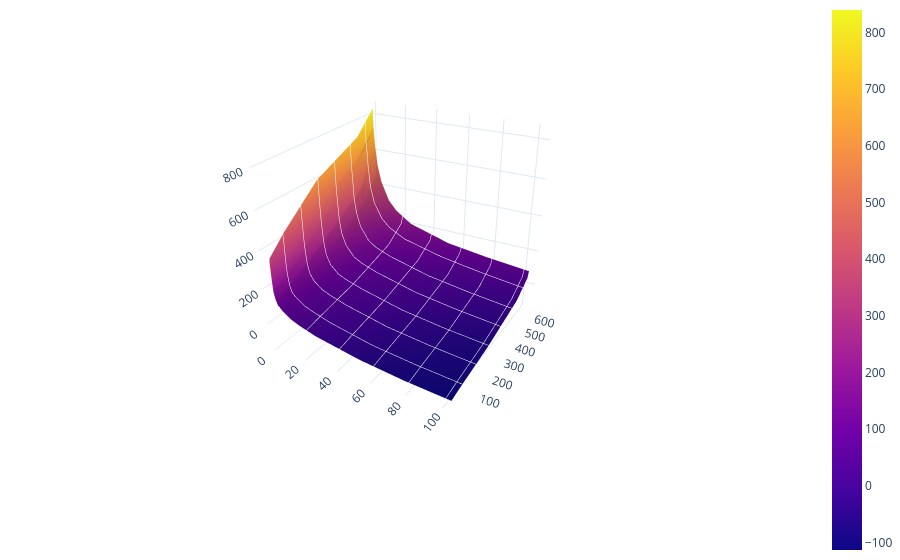

Notebook code cell kept with this figure:
### Code cell
fig = go.Figure(
    layout = go.Layout(
        margin=dict(
            l=0,
            r=0,
            b=0,
            t=0
        ),
        scene=dict(
            xaxis=dict(
                title = '',
                autorange="reversed",
                gridcolor='White'
            ),
            yaxis=dict(
                title=""
            ),
            zaxis=dict(
                title=""
            ),
            camera = dict(
                center = dict(
                    z = -0.2,
                    x = 0.05
                ),
                eye = dict(
                    x = 2.6,
                    y = 1.4,
                    z = 1.4                
                )
            )            
        )
    )
)

fig.add_trace(
    go.Surface(
        x = bv,
        y = gv,
        z = emis_df.values,        
        contours=dict(
            x = dict(
                show = True,
                color = "White"
            ),
            y = dict(
                show = True,
                color = "White"
            )
        )        
    )
)

fig.update_layout(
    template='plotly_white',
    plot_bgcolor = "Green",
    scene = dict(
        bgcolor = "White"
    )
)



fig.show()
#print(fig)
fig.write_image("/home/j/Documents/IIASA/MM-Emulator/figures/fig0_surface.png", width=1200, height = 1000)

### Figure 1 — Plotly figure (JSON) as saved in the notebook; plotly's stock layout.template omitted (floating-point values rounded to 4 significant figures)
{"data": [{"contours": {"x": {"color": "White", "show": true}, "y": {"color": "White", "show": true}}, "type": "surface", "x": [24.27, 24.96, 103.7, 295.2, 544.8, 641.1, 652.4], "y": [0.0, 0.2575, 0.515, 1.288, 2.575, 5.15, 10.3, 15.45, 25.75, 51.5, 77.25, 103.0], "z": [[339.4, 353.1, 437.9, 607.6, 721.9, 825.3, 839.7], [236.8, 221.3, 262.9, 458.5, 609.0, 715.0, 740.7], [178.4, 181.4, 219.4, 375.9, 576.5, 713.3, 711.6], [140.2, 139.2, 159.7, 267.6, 428.9, 616.5, 623.4], [108.3, 108.2, 120.7, 191.9, 342.7, 473.7, 525.2], [85.94, 82.25, 97.37, 139.6, 262.8, 370.6, 427.4], [49.33, 48.13, 63.99, 96.13, 184.6, 282.2, 323.9], [28.33, 31.37, 45.1, 76.27, 149.6, 231.7, 270.8], [-3.626, -3.64, 13.6, 46.38, 112.7, 172.8, 208.3], [-55.17, -55.33, -41.69, -11.34, 53.27, 117.1, 141.1], [-89.67, -89.17, -74.29, -46.7, 17.64, 80.18, 109.7], [-113.3, -112.2, -98.75, -71.98, -11.69, 51.51, 86.32]]}], "layout": {"margin": {"b": 0, "l": 0, "r": 0, "t": 0}, "plot_bgcolor": "Green", "scene": {"bgcolor": "White", "camera": {"center": {"x": 0.05, "z": -0.2}, "eye": {"x": 2.6, "y": 1.4, "z": 1.4}}, "xaxis": {"autorange": "reversed", "gridcolor": "White", "title": {"text": ""}}, "yaxis": {"title": {"text": ""}}, "zaxis": {"title": {"text": ""}}}}}
